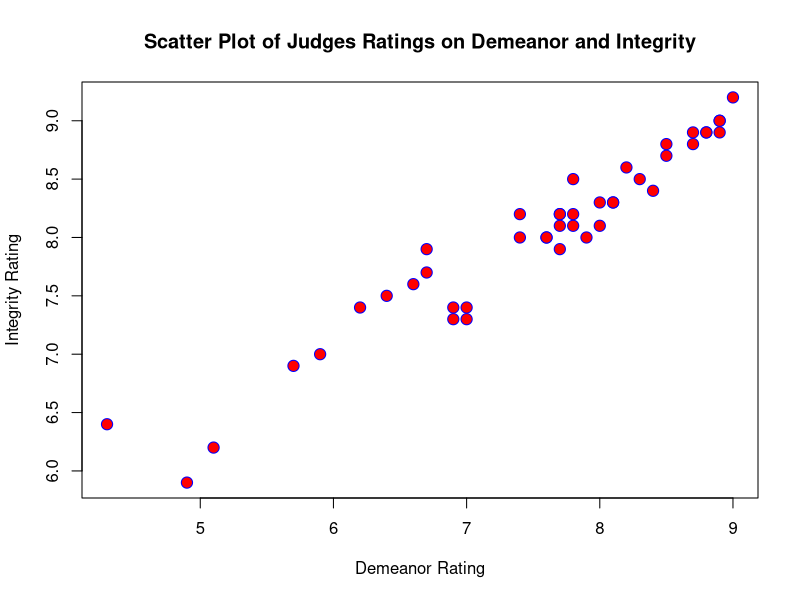
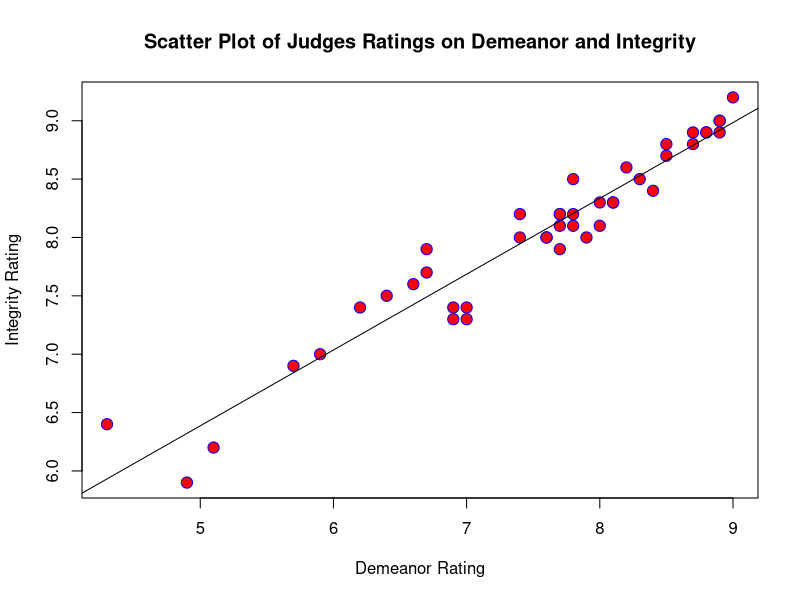
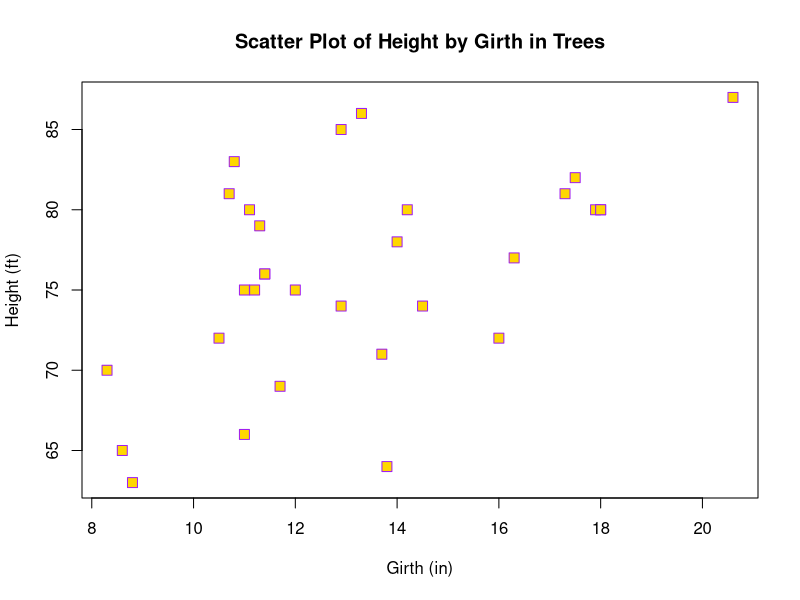
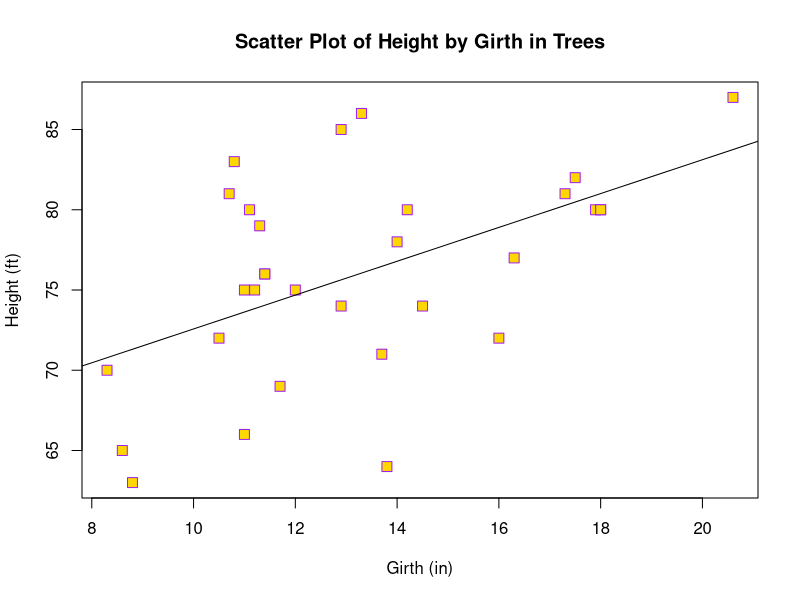

Here is the R script that generated these plots, in order:
## ---- chunk 1
knitr::opts_chunk$set(echo = TRUE, error=TRUE)
## ---- chunk 2
head(USJudgeRatings)

## ---- chunk 3
head(USJudgeRatings$INTG)
head(USJudgeRatings$DMNR)
## ---- chunk 4

plot( USJudgeRatings$INTG ~ USJudgeRatings$DMNR, 
     main = "Scatter Plot of Judges Ratings on Demeanor and Integrity",
     xlab = "Demeanor Rating",
     ylab = "Integrity Rating",
     col = "blue",                  #color of the boarder of the points
     bg = "red",                    #color of the inside of the points ( for shapes 21-25 only )
     pch = 21,                      #shape of the points
     cex = 1.5)                     #size of the points
     

## ---- chunk 5
cor(USJudgeRatings$INTG, USJudgeRatings$DMNR)
## ---- chunk 6
linearMod.INTG.DMNR <- lm(INTG ~ DMNR, data = USJudgeRatings)

## ---- chunk 7
print(linearMod.INTG.DMNR)

## ---- chunk 8
#First make the graph

plot( USJudgeRatings$INTG ~ USJudgeRatings$DMNR, 
     main = "Scatter Plot of Judges Ratings on Demeanor and Integrity",
     xlab = "Demeanor Rating",
     ylab = "Integrity Rating",
     col = "blue",  
     bg = "red",
     pch = 21,
     cex = 1.5
      )
#Now add the line of best fit.
abline(linearMod.INTG.DMNR)

## ---- chunk 9
.6495 * (5.3) + 3.1387
## ---- chunk 10
.6495 * (2) + 3.1387
## ---- chunk 11
.6495 * (7.7) + 3.1387
## ---- chunk 12
#Create a list of values to base predictions off.

predict.data.frame <- data.frame( DMNR = c(5.3, 2, 7.7 ) )

#Make the predictions

predict.data.frame$Predicted.INTG <- predict(linearMod.INTG.DMNR, predict.data.frame)

predict.data.frame

## ---- chunk 13
data(trees)
head(trees)
## ---- chunk 14
plot( trees$Height ~ trees$Girth, 
     main = "Scatter Plot of Height by Girth in Trees",
     xlab = "Girth (in)",
     ylab = "Height (ft)",
     col = "purple",  
     bg = "gold",
     pch = 22,
     cex = 1.5
      )


## ---- chunk 15
cor(trees$Height, trees$Girth)

## ---- chunk 16
lin.Mod.height.girth <- lm( Height ~ Girth, data = trees)
lin.Mod.height.girth
## ---- chunk 17
plot( trees$Height ~ trees$Girth, 
     main = "Scatter Plot of Height by Girth in Trees",
     xlab = "Girth (in)",
     ylab = "Height (ft)",
     col = "purple",  
     bg = "gold",
     pch = 22,
     cex = 1.5
      )

#Now add the line of best fit.
abline(lin.Mod.height.girth )

## ---- chunk 18
#Create a list of values to base predictions off.

predict.data.frame <- data.frame( Girth = c(5, 6, 7, 8, 9, 10, 11, 12, 13, 15.7) )

#Make the predictions

predict.data.frame$Predicted.Height <- predict(lin.Mod.height.girth, predict.data.frame)

predict.data.frame

